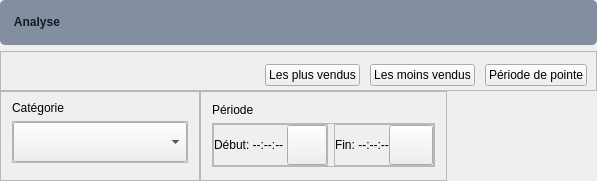
                <widget class="QWidget" name="page_analyse">
                 <layout class="QVBoxLayout" name="verticalLayout_29">
                  <property name="leftMargin">
                   <number>0</number>
                  </property>
                  <property name="topMargin">
                   <number>0</number>
                  </property>
                  <property name="rightMargin">
                   <number>0</number>
                  </property>
                  <property name="bottomMargin">
                   <number>0</number>
                  </property>
                  <item>
                   <widget class="QWidget" name="widget_17" native="true">
                    <property name="minimumSize">
                     <size>
                      <width>0</width>
                      <height>45</height>
                     </size>
                    </property>
                    <property name="maximumSize">
                     <size>
                      <width>16777215</width>
                      <height>45</height>
                     </size>
                    </property>
                    <property name="styleSheet">
                     <string notr="true">background-color: #838ea2;
color : #16191d;
font-weight : bold;
border-radius : 5px;</string>
                    </property>
                    <layout class="QHBoxLayout" name="horizontalLayout_15">
                     <property name="leftMargin">
                      <number>11</number>
                     </property>
                     <item>
                      <widget class="QPushButton" name="pushButton">
                       <property name="text">
                        <string> Analyse</string>
                       </property>
                       <property name="icon">
                        <iconset resource="resources.qrc">
                         <normaloff>:/icon_2/figma.svg</normaloff>:/icon_2/figma.svg</iconset>
                       </property>
                      </widget>
                     </item>
                     <item>
                      <spacer name="horizontalSpacer_5">
                       <property name="orientation">
                        <enum>Qt::Horizontal</enum>
                       </property>
                       <property name="sizeHint" stdset="0">
                        <size>
                         <width>40</width>
                         <height>20</height>
                        </size>
                       </property>
                      </spacer>
                     </item>
                    </layout>
                   </widget>
                  </item>
                  <item>
                   <widget class="QWidget" name="widget_16" native="true">
                    <layout class="QVBoxLayout" name="verticalLayout_38">
                     <property name="spacing">
                      <number>0</number>
                     </property>
                     <property name="leftMargin">
                      <number>0</number>
                     </property>
                     <property name="topMargin">
                      <number>0</number>
                     </property>
                     <property name="rightMargin">
                      <number>0</number>
                     </property>
                     <property name="bottomMargin">
                      <number>0</number>
                     </property>
                     <item>
                      <widget class="QFrame" name="frame">
                       <property name="minimumSize">
                        <size>
                         <width>0</width>
                         <height>40</height>
                        </size>
                       </property>
                       <property name="frameShape">
                        <enum>QFrame::StyledPanel</enum>
                       </property>
                       <property name="frameShadow">
                        <enum>QFrame::Raised</enum>
                       </property>
                       <layout class="QHBoxLayout" name="horizontalLayout_19">
                        <property name="spacing">
                         <number>10</number>
                        </property>
                        <property name="leftMargin">
                         <number>11</number>
                        </property>
                        <property name="bottomMargin">
                         <number>0</number>
                        </property>
                        <item>
                         <spacer name="horizontalSpacer_9">
                          <property name="orientation">
                           <enum>Qt::Horizontal</enum>
                          </property>
                          <property name="sizeHint" stdset="0">
                           <size>
                            <width>253</width>
                            <height>20</height>
                           </size>
                          </property>
                         </spacer>
                        </item>
                        <item>
                         <widget class="QPushButton" name="pushButton_8">
                          <property name="text">
                           <string>Les plus vendus</string>
                          </property>
                         </widget>
                        </item>
                        <item>
                         <widget class="QPushButton" name="pushButton_9">
                          <property name="text">
                           <string>Les moins vendus</string>
                          </property>
                         </widget>
                        </item>
                        <item>
                         <widget class="QPushButton" name="pushButton_10">
                          <property name="text">
                           <string>Période de pointe</string>
                          </property>
                         </widget>
                        </item>
                       </layout>
                      </widget>
                     </item>
                     <item>
                      <widget class="QStackedWidget" name="stackedWidget_2">
                       <property name="currentIndex">
                        <number>0</number>
                       </property>
                       <widget class="QWidget" name="page">
                        <layout class="QVBoxLayout" name="verticalLayout_39">
                         <property name="spacing">
                          <number>0</number>
                         </property>
                         <property name="leftMargin">
                          <number>0</number>
                         </property>
                         <property name="topMargin">
                          <number>0</number>
                         </property>
                         <property name="rightMargin">
                          <number>0</number>
                         </property>
                         <property name="bottomMargin">
                          <number>0</number>
                         </property>
                         <item>
                          <widget class="QWidget" name="widget_19" native="true">
                           <property name="maximumSize">
                            <size>
                             <width>16777215</width>
                             <height>90</height>
                            </size>
                           </property>
                           <layout class="QHBoxLayout" name="horizontalLayout_20">
                            <property name="spacing">
                             <number>0</number>
                            </property>
                            <property name="leftMargin">
                             <number>0</number>
                            </property>
                            <property name="topMargin">
                             <number>0</number>
                            </property>
                            <property name="rightMargin">
                             <number>0</number>
                            </property>
                            <property name="bottomMargin">
                             <number>0</number>
                            </property>
                            <item>
                             <widget class="QFrame" name="frame_20">
                              <property name="minimumSize">
                               <size>
                                <width>200</width>
                                <height>0</height>
                               </size>
                              </property>
                              <property name="frameShape">
                               <enum>QFrame::StyledPanel</enum>
                              </property>
                              <property name="frameShadow">
                               <enum>QFrame::Raised</enum>
                              </property>
                              <layout class="QVBoxLayout" name="verticalLayout_41">
                               <property name="leftMargin">
                                <number>11</number>
                               </property>
                               <property name="rightMargin">
                                <number>11</number>
                               </property>
                               <property name="bottomMargin">
                                <number>0</number>
                               </property>
                               <item>
                                <widget class="QLabel" name="label_20">
                                 <property name="maximumSize">
                                  <size>
                                   <width>16777215</width>
                                   <height>30</height>
                                  </size>
                                 </property>
                                 <property name="text">
                                  <string>Catégorie</string>
                                 </property>
                                </widget>
                               </item>
                               <item>
                                <widget class="QFrame" name="frame_25">
                                 <property name="frameShape">
                                  <enum>QFrame::StyledPanel</enum>
                                 </property>
                                 <property name="frameShadow">
                                  <enum>QFrame::Raised</enum>
                                 </property>
                                 <layout class="QVBoxLayout" name="verticalLayout_42">
                                  <property name="spacing">
                                   <number>0</number>
                                  </property>
                                  <property name="leftMargin">
                                   <number>0</number>
                                  </property>
                                  <property name="topMargin">
                                   <number>0</number>
                                  </property>
                                  <property name="rightMargin">
                                   <number>0</number>
                                  </property>
                                  <property name="bottomMargin">
                                   <number>0</number>
                                  </property>
                                  <item>
                                   <widget class="QComboBox" name="comboBox_categories">
                                    <property name="minimumSize">
                                     <size>
                                      <width>0</width>
                                      <height>40</height>
                                     </size>
                                    </property>
                                   </widget>
                                  </item>
                                 </layout>
                                </widget>
                               </item>
                               <item>
                                <spacer name="verticalSpacer_18">
                                 <property name="orientation">
                                  <enum>Qt::Vertical</enum>
                                 </property>
                                 <property name="sizeHint" stdset="0">
                                  <size>
                                   <width>20</width>
                                   <height>40</height>
                                  </size>
                                 </property>
                                </spacer>
                               </item>
                              </layout>
                             </widget>
                            </item>
                            <item>
                             <widget class="QFrame" name="frame_21">
                              <property name="frameShape">
                               <enum>QFrame::StyledPanel</enum>
                              </property>
                              <property name="frameShadow">
                               <enum>QFrame::Raised</enum>
                              </property>
                              <layout class="QVBoxLayout" name="verticalLayout_40">
                               <property name="leftMargin">
                                <number>11</number>
                               </property>
                               <property name="topMargin">
                                <number>11</number>
                               </property>
                               <property name="rightMargin">
                                <number>11</number>
                               </property>
                               <property name="bottomMargin">
                                <number>0</number>
                               </property>
                               <item>
                                <widget class="QLabel" name="label_13">
                                 <property name="maximumSize">
                                  <size>
                                   <width>16777215</width>
                                   <height>30</height>
                                  </size>
                                 </property>
                                 <property name="text">
                                  <string>Période</string>
                                 </property>
                                </widget>
                               </item>
                               <item>
                                <widget class="QFrame" name="frame_23">
                                 <property name="minimumSize">
                                  <size>
                                   <width>0</width>
                                   <height>0</height>
                                  </size>
                                 </property>
                                 <property name="frameShape">
                                  <enum>QFrame::StyledPanel</enum>
                                 </property>
                                 <property name="frameShadow">
                                  <enum>QFrame::Raised</enum>
                                 </property>
                                 <layout class="QHBoxLayout" name="horizontalLayout_21">
                                  <property name="leftMargin">
                                   <number>0</number>
                                  </property>
                                  <property name="topMargin">
                                   <number>0</number>
                                  </property>
                                  <property name="rightMargin">
                                   <number>0</number>
                                  </property>
                                  <property name="bottomMargin">
                                   <number>0</number>
                                  </property>
                                  <item>
                                   <widget class="QFrame" name="frame_22">
                                    <property name="minimumSize">
                                     <size>
                                      <width>100</width>
                                      <height>0</height>
                                     </size>
                                    </property>
                                    <property name="frameShape">
                                     <enum>QFrame::StyledPanel</enum>
                                    </property>
                                    <property name="frameShadow">
                                     <enum>QFrame::Raised</enum>
                                    </property>
                                    <layout class="QHBoxLayout" name="horizontalLayout_23">
                                     <property name="spacing">
                                      <number>0</number>
                                     </property>
                                     <property name="leftMargin">
                                      <number>0</number>
                                     </property>
                                     <property name="topMargin">
                                      <number>0</number>
                                     </property>
                                     <property name="rightMargin">
                                      <number>0</number>
                                     </property>
                                     <property name="bottomMargin">
                                      <number>0</number>
                                     </property>
                                     <item>
                                      <widget class="QLabel" name="label_start_date">
                                       <property name="maximumSize">
                                        <size>
                                         <width>16777215</width>
                                         <height>40</height>
                                        </size>
                                       </property>
                                       <property name="text">
                                        <string>Début: --:--:-- </string>
                                       </property>
                                      </widget>
                                     </item>
                                     <item>
                                      <widget class="QPushButton" name="pushButton_start_date">
                                       <property name="minimumSize">
                                        <size>
                                         <width>40</width>
                                         <height>40</height>
                                        </size>
                                       </property>
                                       <property name="text">
                                        <string/>
                                       </property>
                                       <property name="icon">
                                        <iconset resource="resources.qrc">
                                         <normaloff>:/icons/icons/clock.svg</normaloff>:/icons/icons/clock.svg</iconset>
                                       </property>
                                      </widget>
                                     </item>
                                    </layout>
                                   </widget>
                                  </item>
                                  <item>
                                   <widget class="QFrame" name="frame_24">
                                    <property name="minimumSize">
                                     <size>
                                      <width>100</width>
                                      <height>0</height>
                                     </size>
                                    </property>
                                    <property name="frameShape">
                                     <enum>QFrame::StyledPanel</enum>
                                    </property>
                                    <property name="frameShadow">
                                     <enum>QFrame::Raised</enum>
                                    </property>
                                    <layout class="QHBoxLayout" name="horizontalLayout_22">
                                     <property name="spacing">
                                      <number>0</number>
                                     </property>
                                     <property name="leftMargin">
                                      <number>0</number>
                                     </property>
                                     <property name="topMargin">
                                      <number>0</number>
                                     </property>
                                     <property name="rightMargin">
                                      <number>0</number>
                                     </property>
                                     <property name="bottomMargin">
                                      <number>0</number>
                                     </property>
                                     <item>
                                      <widget class="QLabel" name="label_end_date">
                                       <property name="maximumSize">
                                        <size>
                                         <width>16777215</width>
                                         <height>40</height>
                                        </size>
                                       </property>
                                       <property name="text">
                                        <string>Fin: --:--:--</string>
                                       </property>
                                      </widget>
                                     </item>
                                     <item>
                                      <widget class="QPushButton" name="pushButton_end_date">
                                       <property name="minimumSize">
                                        <size>
                                         <width>40</width>
                                         <height>40</height>
                                        </size>
                                       </property>
                                       <property name="text">
                                        <string/>
                                       </property>
                                       <property name="icon">
                                        <iconset resource="resources.qrc">
                                         <normaloff>:/icons/icons/clock.svg</normaloff>:/icons/icons/clock.svg</iconset>
                                       </property>
                                      </widget>
                                     </item>
                                    </layout>
                                   </widget>
                                  </item>
                                 </layout>
                                </widget>
                               </item>
                               <item>
                                <spacer name="verticalSpacer_17">
                                 <property name="orientation">
                                  <enum>Qt::Vertical</enum>
                                 </property>
                                 <property name="sizeHint" stdset="0">
                                  <size>
                                   <width>20</width>
                                   <height>40</height>
                                  </size>
                                 </property>
                                </spacer>
                               </item>
                              </layout>
                             </widget>
                            </item>
                            <item>
                             <spacer name="horizontalSpacer_10">
                              <property name="orientation">
                               <enum>Qt::Horizontal</enum>
                              </property>
                              <property name="sizeHint" stdset="0">
                               <size>
                                <width>40</width>
                                <height>20</height>
                               </size>
                              </property>
                             </spacer>
                            </item>
                           </layout>
                          </widget>
                         </item>
                         <item>
                          <widget class="QWidget" name="widget_charts" native="true"/>
                         </item>
                        </layout>
                       </widget>
                       <widget class="QWidget" name="page_2"/>
                      </widget>
                     </item>
                    </layout>
                   </widget>
                  </item>
                 </layout>
                </widget>
